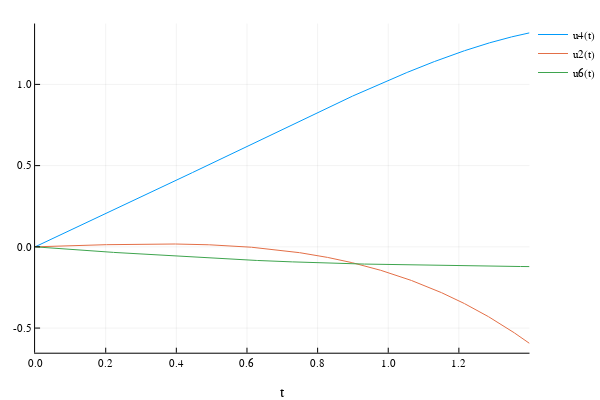

This figure's notebook cell:
### Code cell
i = Matrix{Float64}(I, 6, 6);
plot([1, 2, 3])
solved = solveInitial([1.36111, 0.0, 0.001, 0.0, 0.00019430719383188711, 0.0, reshape(i, 36)...], 0.35)
plot(solved, vars=(0, 4))
plot!(solved, vars=(0, 2))
plot!(solved, vars=(0, 6))

### Figure 1 — Plotly figure (JSON) as saved in the notebook; plotly's stock layout.template omitted (floating-point values rounded to 4 significant figures; data arrays with more than 128 entries replaced by an {"elided": "..."} marker saying what was removed)
{"data": [{"colorbar": {"title": ""}, "legendgroup": "u4(t)", "line": {"color": "rgba(0, 154, 250, 1.000)", "dash": "solid", "shape": "linear", "width": 1}, "mode": "lines", "name": "u4(t)", "showlegend": true, "type": "scatter", "x": {"elided": "1000 float values"}, "xaxis": "x1", "y": {"elided": "1000 float values"}, "yaxis": "y1", "zmax": null, "zmin": null}, {"colorbar": {"title": ""}, "legendgroup": "u2(t)", "line": {"color": "rgba(227, 111, 71, 1.000)", "dash": "solid", "shape": "linear", "width": 1}, "mode": "lines", "name": "u2(t)", "showlegend": true, "type": "scatter", "x": {"elided": "1000 float values"}, "xaxis": "x1", "y": {"elided": "1000 float values"}, "yaxis": "y1", "zmax": null, "zmin": null}, {"colorbar": {"title": ""}, "legendgroup": "u6(t)", "line": {"color": "rgba(62, 164, 78, 1.000)", "dash": "solid", "shape": "linear", "width": 1}, "mode": "lines", "name": "u6(t)", "showlegend": true, "type": "scatter", "x": {"elided": "1000 float values"}, "xaxis": "x1", "y": {"elided": "1000 float values"}, "yaxis": "y1", "zmax": null, "zmin": null}], "layout": {"annotations": [], "height": 400, "legend": {"bgcolor": "rgba(255, 255, 255, 1.000)", "bordercolor": "rgba(0, 0, 0, 1.000)", "font": {"color": "rgba(0, 0, 0, 1.000)", "family": "sans-serif", "size": 11}, "tracegroupgap": 0, "x": 1, "y": 1}, "margin": {"b": 20, "l": 0, "r": 0, "t": 20}, "paper_bgcolor": "rgba(255, 255, 255, 1.000)", "plot_bgcolor": "rgba(255, 255, 255, 1.000)", "showlegend": true, "width": 600, "xaxis": {"anchor": "y1", "domain": [0.06582, 0.9934], "gridcolor": "rgba(0, 0, 0, 0.100)", "gridwidth": 0.5, "linecolor": "rgba(0, 0, 0, 1.000)", "mirror": false, "range": [0, 1.4], "showgrid": true, "showline": true, "showticklabels": true, "tickangle": 0, "tickcolor": "rgb(0, 0, 0)", "tickfont": {"color": "rgba(0, 0, 0, 1.000)", "family": "sans-serif", "size": 11}, "tickmode": "array", "ticks": "inside", "ticktext": ["0.0", "0.2", "0.4", "0.6", "0.8", "1.0", "1.2"], "tickvals": [0, 0.2, 0.4, 0.6, 0.8, 1, 1.2], "title": "t", "titlefont": {"color": "rgba(0, 0, 0, 1.000)", "family": "sans-serif", "size": 15}, "type": "-", "visible": true, "zeroline": false, "zerolinecolor": "rgba(0, 0, 0, 1.000)"}, "yaxis": {"anchor": "x1", "domain": [0.07581, 0.9902], "gridcolor": "rgba(0, 0, 0, 0.100)", "gridwidth": 0.5, "linecolor": "rgba(0, 0, 0, 1.000)", "mirror": false, "range": [-0.6517, 1.375], "showgrid": true, "showline": true, "showticklabels": true, "tickangle": 0, "tickcolor": "rgb(0, 0, 0)", "tickfont": {"color": "rgba(0, 0, 0, 1.000)", "family": "sans-serif", "size": 11}, "tickmode": "array", "ticks": "inside", "ticktext": ["-0.5", "0.0", "0.5", "1.0"], "tickvals": [-0.5, 0, 0.5, 1], "title": "", "titlefont": {"color": "rgba(0, 0, 0, 1.000)", "family": "sans-serif", "size": 15}, "type": "-", "visible": true, "zeroline": false, "zerolinecolor": "rgba(0, 0, 0, 1.000)"}}}
